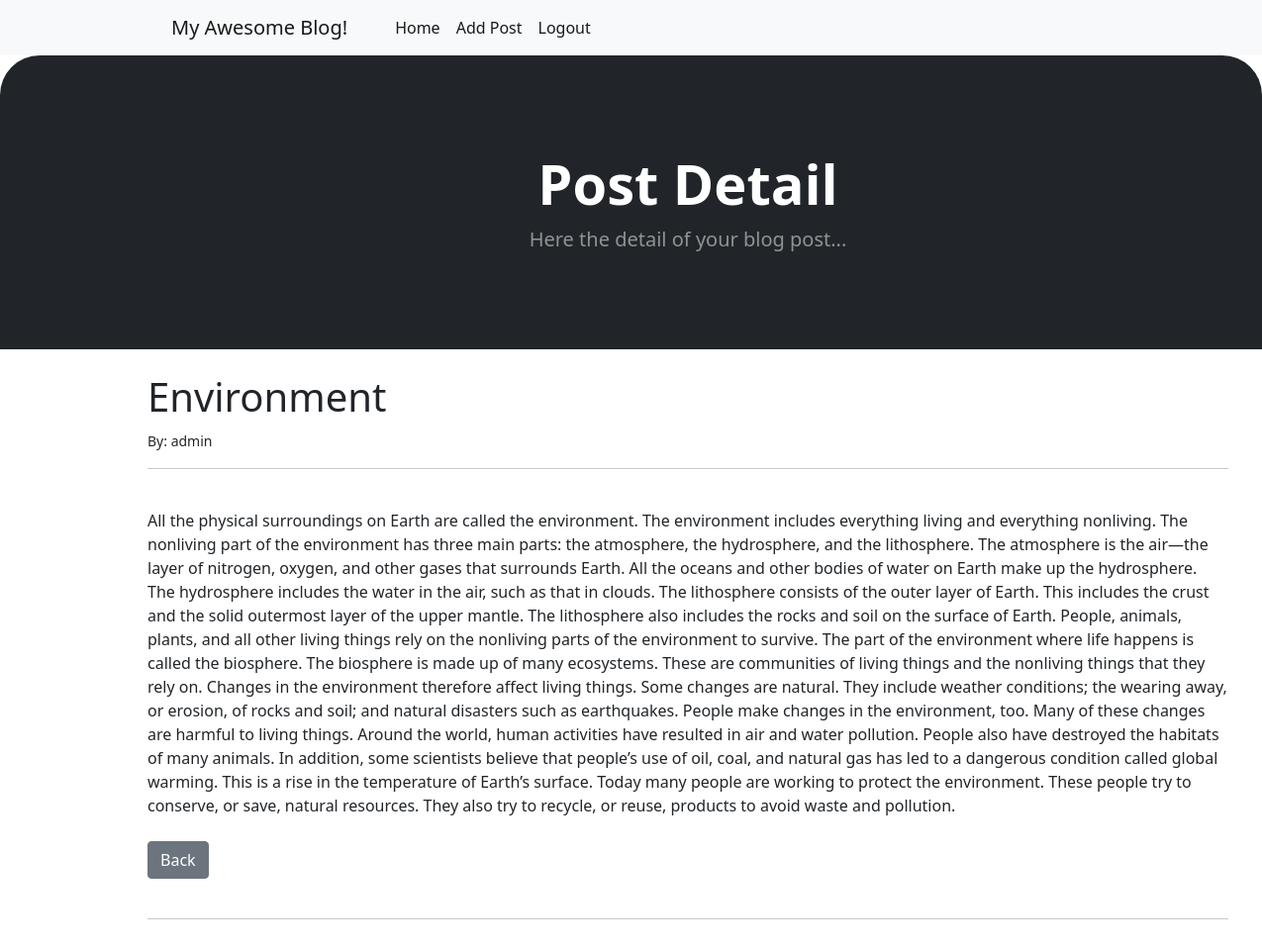
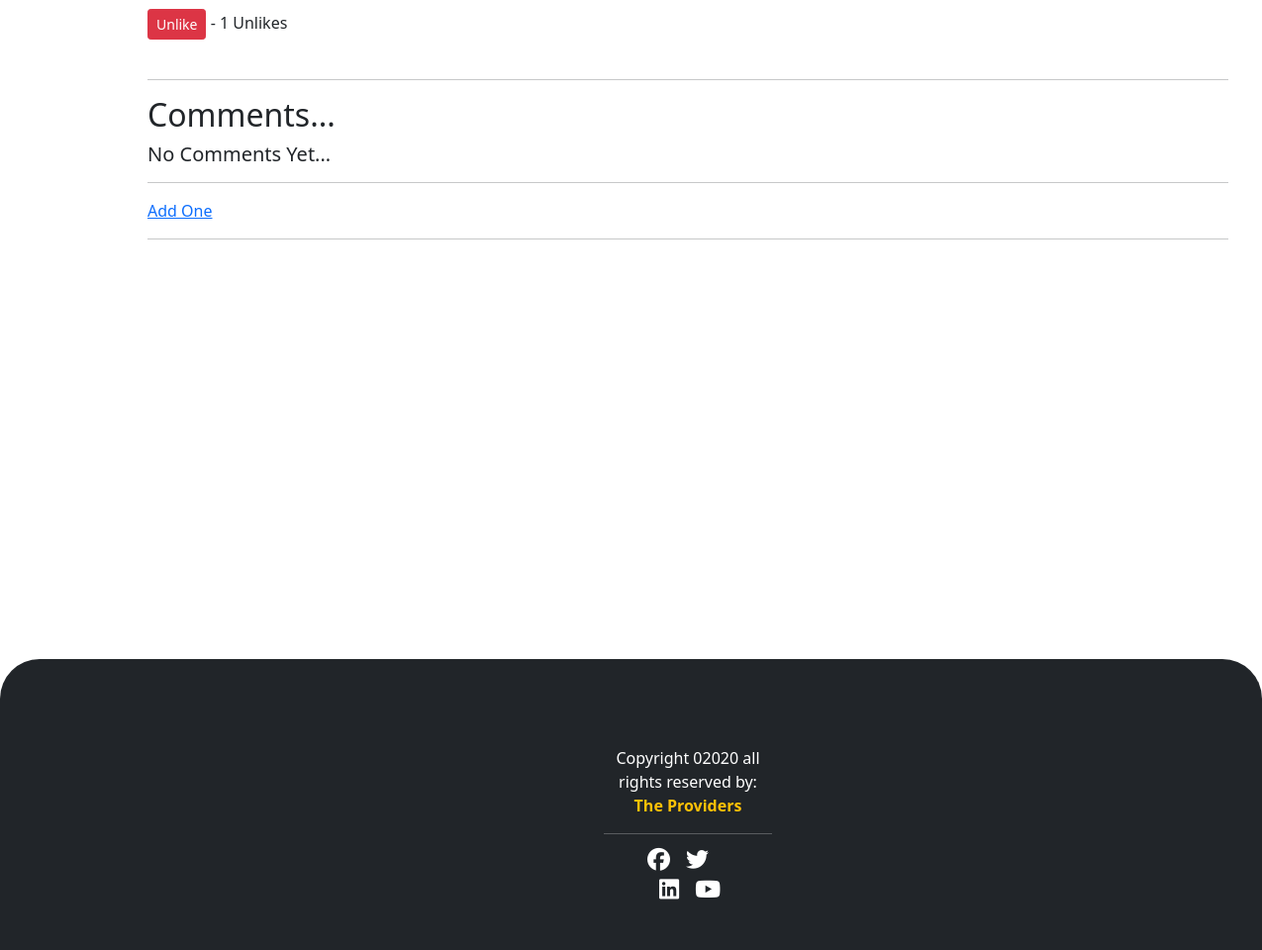
The page /article/5 (signed in) on the database its author committed (2 pictures, top to bottom).
### blog/models.py (models this page shows, shortened)
class Post(models.Model):
    title = models.CharField(max_length=255)
    content = models.TextField()
    author = models.ForeignKey(User, on_delete=models.CASCADE)
    published_date = models.DateTimeField(auto_now_add=True)
    likes = models.ManyToManyField(User, related_name = 'blog_posts')
    def total_likes(self):
        return self.likes.count()

### blog/views.py (the view)
# urls.py: path('article/<int:pk>', ArticleDetailView.as_view(),name='article_details'),
class ArticleDetailView(DetailView):
    model = Post
    template_name = "article_details.html"
    def get_context_data(self, **kwargs):
        context = super().get_context_data(**kwargs)
        post = get_object_or_404(Post, id=self.kwargs['pk'])
        total_likes = post.total_likes
        liked = False
        if post.likes.filter(id=self.request.user.id).exists():
            liked = True
        context["total_likes"] = total_likes
        context["liked"] = liked
        return context

### blog/templates/article_details.html (shortened to what this page needs)
{% extends 'base.html' %}
{% block content %}
{% load static %}
<!DOCTYPE html>
<html lang="en">
<head>
    <link href="https://cdn.jsdelivr.net/npm/bootstrap-icons@1.5.0/font/bootstrap-icons.css" rel="stylesheet">
    <link href="{% static 'css/styles.css' %}" rel="stylesheet">
</head>
<body>
    <header class="bg-dark py-5">
        <div class="container px-4 px-lg-5 my-5">
            <div class="text-center text-white">
                <h1 class="display-4 fw-bolder">Post Detail</h1>
                <p class="lead fw-normal text-white-50 mb-0">Here the detail of your blog post...</p>
            </div>
        </div>
    </header>
    <br>
{% if user.is_authenticated %}
    <div class="container">
        <h1>{{ post.title }}</h1>
        <small>By: {{ post.author }}</small><br>
        <hr>
        <br>
        {{ post.content }}
        <br><br>
        <a href="{% url 'home' %}" class="btn btn-secondary">Back</a>
        <br><br><hr><br>
        <form action="{% url 'like_post' post.pk %}" method="POST">{% csrf_token %}
            {% if liked %}
                <button type="submit" name="post_id" value="{{ post.id }}" class="btn btn-danger btn-sm">Unlike</button> - {{ total_likes }} Unlikes
            {% else %}
                <button type="submit" name="post_id" value="{{ post.id }}" class="btn btn-primary btn-sm">Like</button> - {{ total_likes }} Likes
            {% endif %}
        </form><br>
        <hr><h2>Comments...<h2>
   {% if not post.comments.all %}
       <h5>No Comments Yet...</h5><hr>
       <a href="{% url 'add_comment' post.pk %}">Add One</a>
   {% endif %}
  <hr>
    </div><br><br><br><br><br><br><br><br><br><br><br><br><br><br><br><br><br>
{% else %}
    <br><br><br>
    <center><h3>You are not allowed here! (You have to login first....)</h3></center>
    <br><br><br><br><br><br><br><br><br><br><br><br><br><br><br><br><br><br><br><br><br><br><br><br><br><br><br><br>
{% endif %}
{% include 'footer.html' %}
{% endblock %}

### blog/templates/article_details.html (style rules this page uses)
.container { margin-left:9%; }

### blog/templates/footer.html (style rules this page uses)
.bg-dark { padding: 70px 0px; border-radius: 40px 40px 0 0; }
.container { margin-left: 125px; }

### rows shown on the page
Post: title "Environment", author "admin", content "All the physical surroundings on Earth are called the environment. The environment includes everything living and everything nonliving. The nonliving part of the environment has three main parts: the atmosphere, the hydrosphere, and the lithosphere. The atmosphere is the air—the layer of nitrogen, oxygen, and other gases that surrounds Earth. All the oceans and other bodies of water on Earth make up the hydrosphere. The hydrosphere includes the water in the air, such as that in clouds. The lithosphere consists of the outer layer of Earth. This includes the crust and the solid outermost layer of the upper mantle. The lithosphere also includes the rocks and soil on the surface of Earth.…", id "1"
